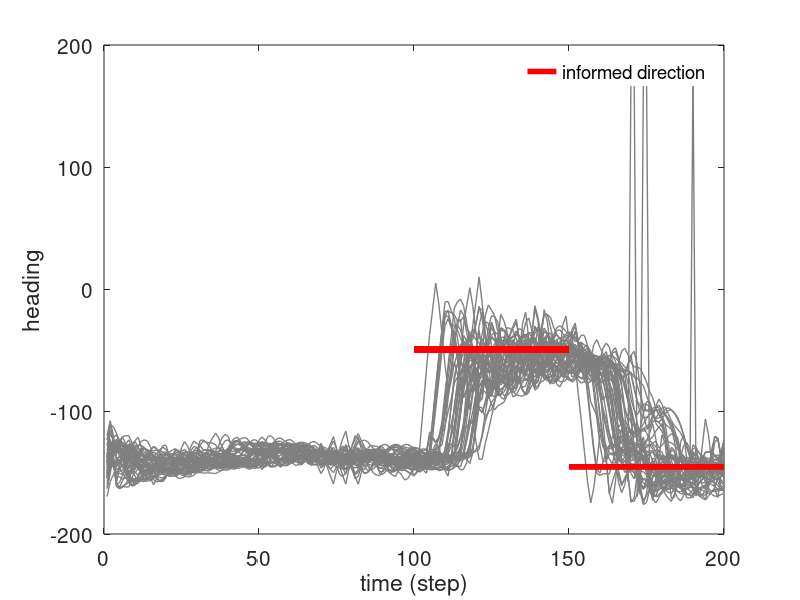
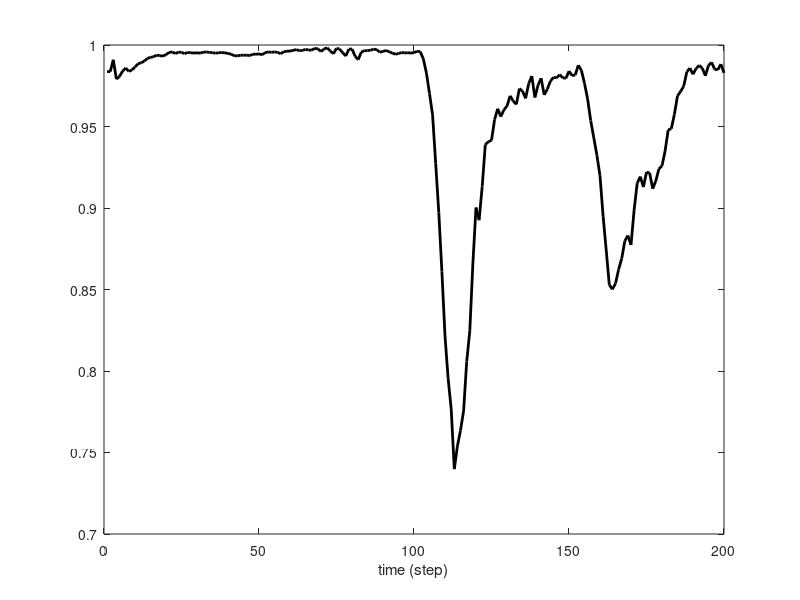
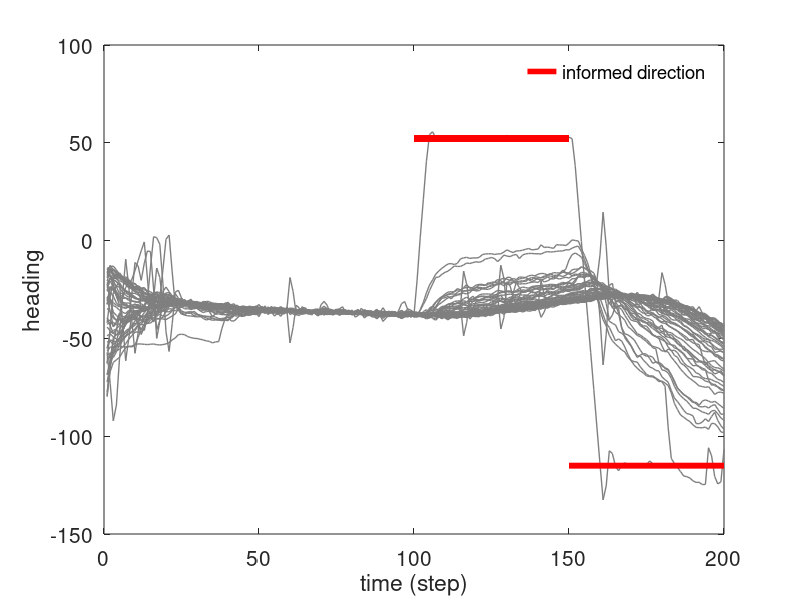
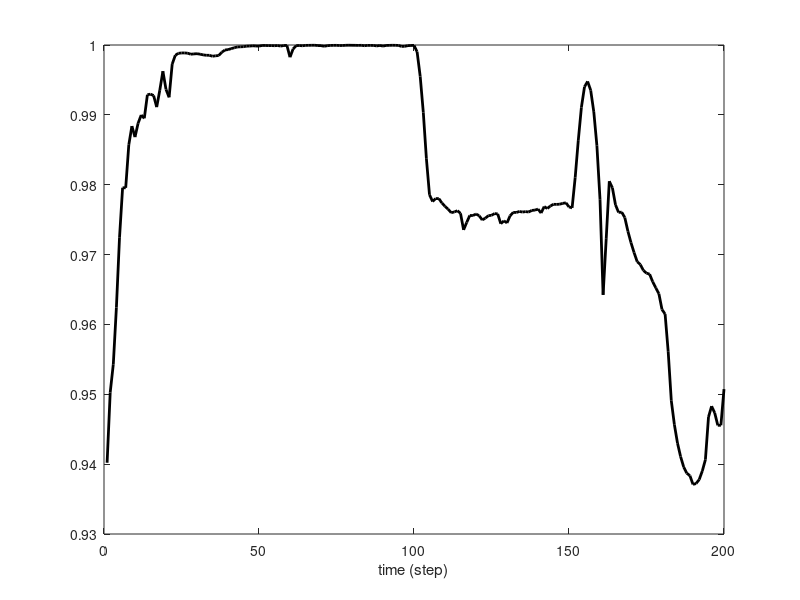

Here is the MATLAB script that generated these plots, in order:
%% Draw the heading and polarization of BOC-based interaction in Robotic experiments
clear;clc;
addpath("../Utility/")
addpath("../Data/Robots Data/")
load("robots_experiment_BOC_example.mat")
all_heading = [];
for k = 1:length(G.memory)
    memory_tmp = G.memory{k};
    for id = 1:G.expNum
        all_heading(id, k) = rad2deg(atan2(memory_tmp(4,id), memory_tmp(3,id)));
    end
end
figure
figSize_L = 14;
figSize_W = 6;
set(gcf, 'Units', 'centimeter','Position', [5 5 figSize_L figSize_W])
infoheading = atan2(G.turnDir_list(2,:), G.turnDir_list(1,:));
totalTime = [1:G.maxSimSteps];
Color = jet(G.maxSimSteps);
cf = [uint8(Color*255) uint8(ones(size(Color,1),1))]';
p1 = plot(totalTime, all_heading,'LineWidth',1,'Color',[127,127,127]./255);
hold on 
p2 = plot(totalTime([100:150]), ones(length([100:150])) * rad2deg(infoheading(1)),'r','LineWidth',4);
hold on 
p3 = plot(totalTime([150,200]), ones(length([150,200])) * rad2deg(infoheading(2)),'r','LineWidth',4);
xlabel("time (step)")
ylabel("heading")
legend(p2, "informed direction",'box','off')
set(gca, 'Fontname', 'helvetica', 'FontSize', 15)
figure
figSize_L = 14;
figSize_W = 6;
set(gcf, 'Units', 'centimeter','Position', [5 5 figSize_L figSize_W])
plot(totalTime, G.op, 'k', 'LineWidth',2)
xlabel("time (step)")
%% Draw the heading and polarization of Vicsek interaction in Robotic experiments
clear;clc;
addpath("../Utility/")
addpath("../Data/Robots Data/")
load("robots_experiment_Vicsek_example.mat")
all_heading = [];
for k = 1:length(G.memory)
    memory_tmp = G.memory{k};
    for id = 1:G.expNum
        all_heading(id, k) = rad2deg(atan2(memory_tmp(4,id), memory_tmp(3,id)));
    end
end
figure
figSize_L = 14;
figSize_W = 6;
set(gcf, 'Units', 'centimeter','Position', [5 5 figSize_L figSize_W])
infoheading = atan2(G.turnDir_list(2,:), G.turnDir_list(1,:));
totalTime = [1:G.maxSimSteps];
Color = jet(G.maxSimSteps);
cf = [uint8(Color*255) uint8(ones(size(Color,1),1))]';
p1 = plot(totalTime, all_heading,'LineWidth',1,'Color',[127,127,127]./255);
hold on 
p2 = plot(totalTime([100:150]), ones(length([100:150])) * rad2deg(infoheading(1)),'r','LineWidth',4);
hold on 
p3 = plot(totalTime([150,200]), ones(length([150,200])) * rad2deg(infoheading(2)),'r','LineWidth',4);
xlabel("time (step)")
ylabel("heading")
legend(p2, "informed direction",'box','off')
set(gca, 'Fontname', 'helvetica', 'FontSize', 15)
figure
figSize_L = 14;
figSize_W = 6;
set(gcf, 'Units', 'centimeter','Position', [5 5 figSize_L figSize_W])
plot(totalTime, G.op, 'k', 'LineWidth',2)
xlabel("time (step)")